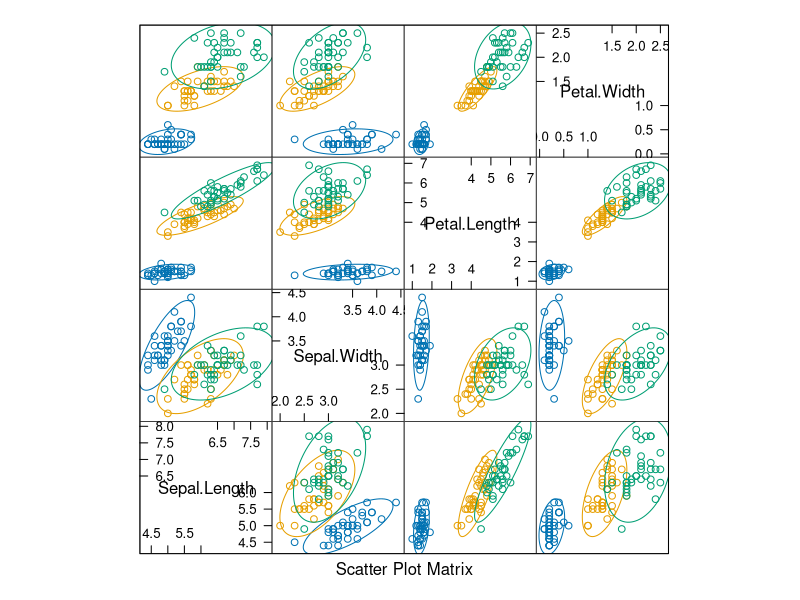
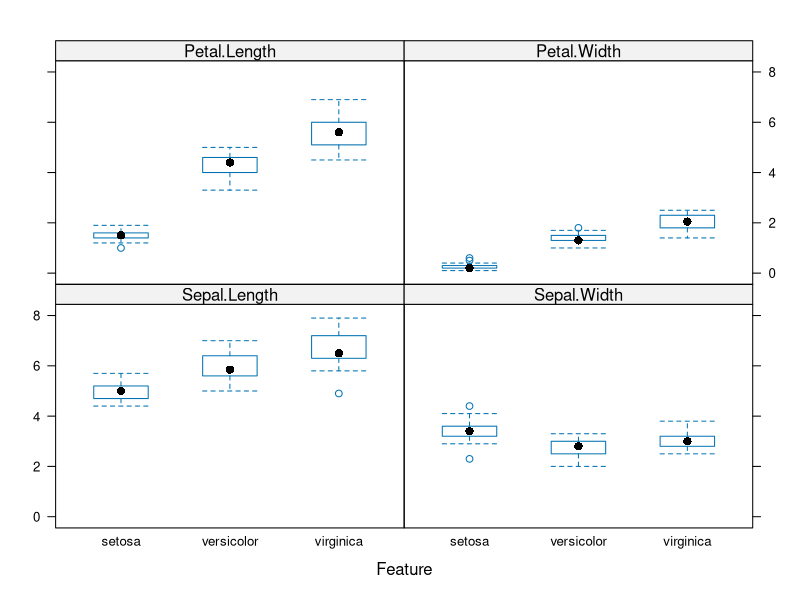
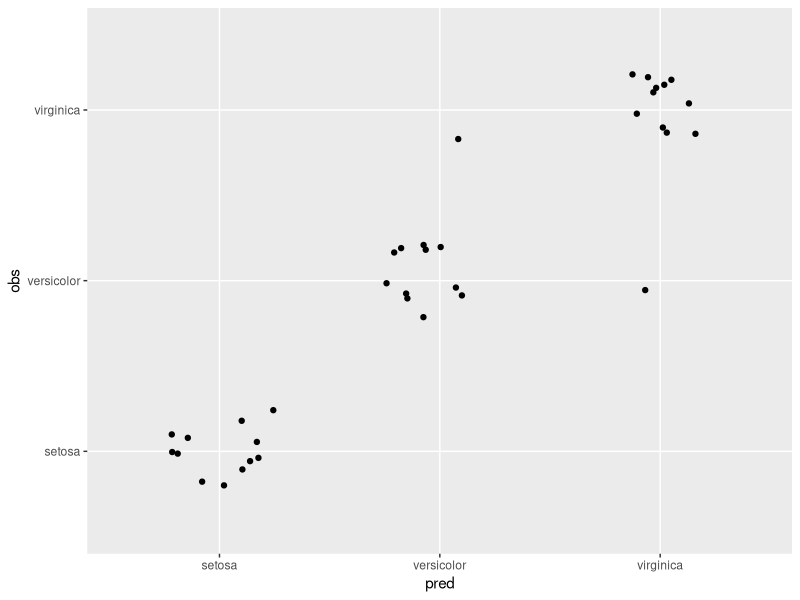
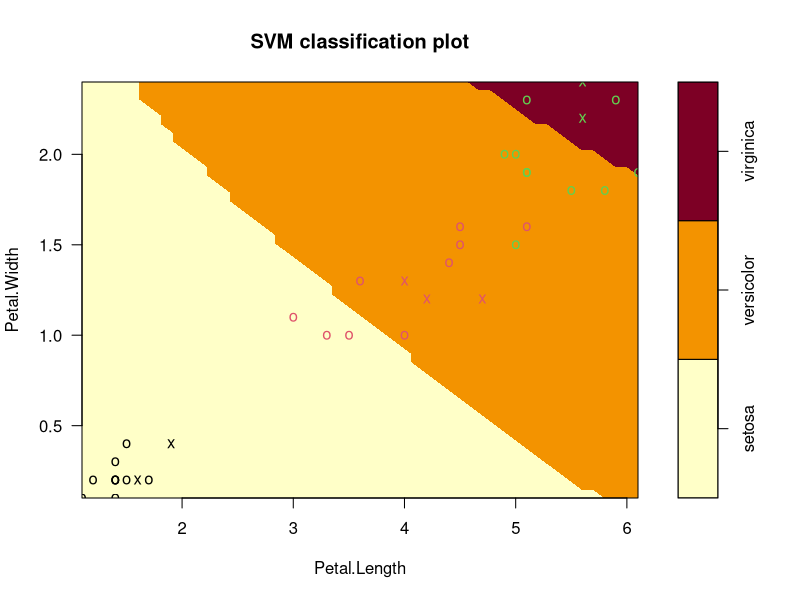
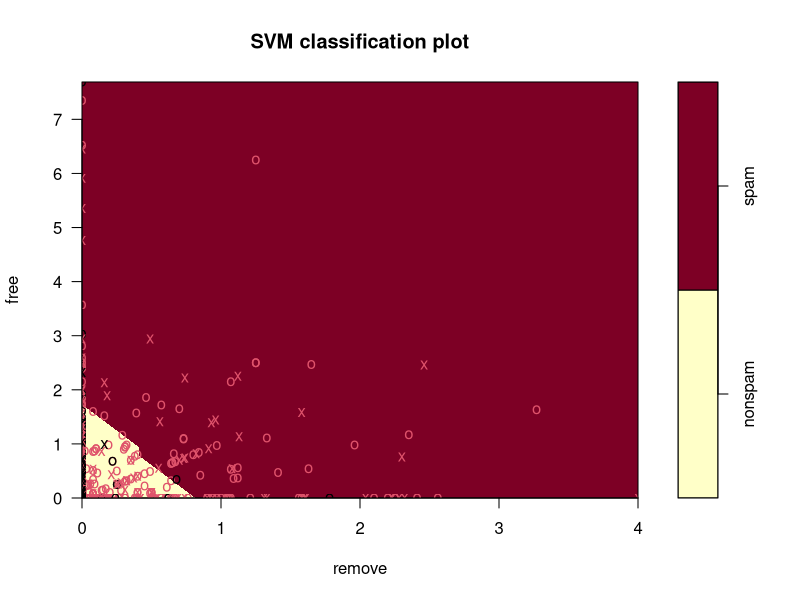
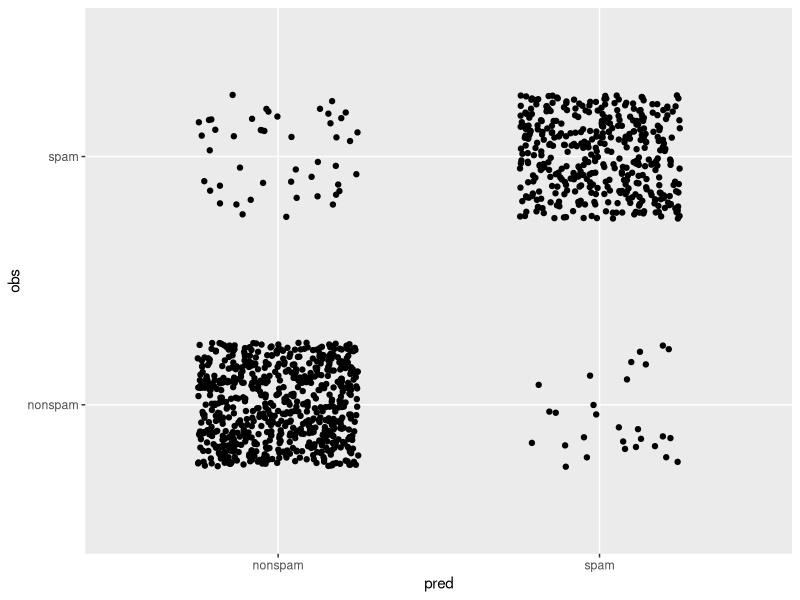

These charts were generated, in order, by the following R code:
# -----------------------------------------------------------------
# Clasificacion con caret - SVM
# -----------------------------------------------------------------

library(caret)
library(kernlab)
library(e1071)

# Particionamos los datos
set.seed(4242)
indices <- createDataPartition(iris$Species, p = .75, list = FALSE)
training = iris[indices, ]
test = iris[-indices, ] 

# Exploramos la distribución de las muestras según las distintas variables
featurePlot(training[,-5], y = training$Species,  plot='ellipse')
featurePlot(training[,-5], y = training$Species,  plot='box')

# Configuramos la selección del modelo durante entrenamiento
train10CV <- trainControl(method = "cv", number = 10, classProbs = TRUE)

# Entrenamos una SVM con kernel RBF
svmRBF <- train(Species ~ ., data = training,
                method = "svmRadial", trControl = train10CV,
                preProc = c("center", "scale"))
svmRBF # Examinamos el resultado de entrenamiento

confusionMatrix(svmRBF) # Matriz de confusión de resultados en entrenamiento

pred <- predict(svmRBF, test)  # Anñalisis de resutados sobre datos de test
confusionMatrix(pred, test$Species)

pred <- predict(svmRBF, test, type = "prob") # Predicción de probabilidades por clase
pred$obs <- test$Species
pred$pred <- predict(svmRBF, test)
multiClassSummary(pred, lev = levels(pred$obs))

# Visualizar los fallos en la predicción
ggplot(pred, aes(x = pred, y = obs)) + geom_jitter(position = position_jitter(width = 0.25, height = 0.25))

# Comparación de la SVM con otros modelos
knnModel <- train(Species ~ ., data = training, method = "knn", trControl = train10CV, preProc = c("center", "scale"))
ldaModel <- train(Species ~ ., data = training, method = "lda", trControl = train10CV, preProc = c("center", "scale"))
svmLinear <- train(Species ~ ., data = training, method = "svmLinear", trControl = train10CV, preProc = c("center", "scale"))
rfModel <- train(Species ~ ., data = training, method = "rf", trControl = train10CV, preProc = c("center", "scale"))

summary(resamples(list(svmRBF = svmRBF, svmLinear = svmLinear, kNN = knnModel, LDA = ldaModel, RF = rfModel)))

# Visualización de la SVM utilizando el paquete e1071
svm <- svm(Species ~ ., data = training)
plot(svm, test, Petal.Width ~ Petal.Length, slice = list(Sepal.Width = 3, Sepal.Length = 4)) # Al ser multiclase precisa información sobre dimensiones adicionales

data(spam)  # Probamos con un dataset binario
indices <- createDataPartition(spam$type, p = .75, list = FALSE)
training = spam[indices, ]
test = spam[-indices, ] 

svm <- svm(type ~ ., data = training)  # Entrenar y mostrar el modelo
plot(svm, test, free ~ remove)

# Visualizar los fallos en la predicción
pred <- data.frame(pred = predict(svm, test), obs = test$type)
ggplot(pred, aes(x = pred, y = obs)) + geom_jitter(position = position_jitter(width = 0.25, height = 0.25))
